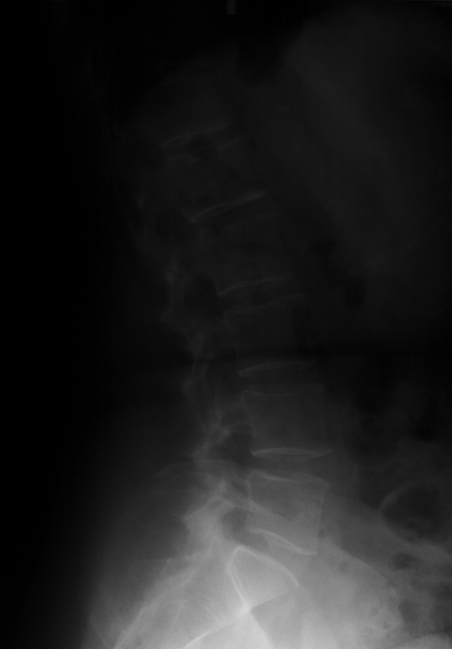
%> input picture BME7112_Data_File_5.tif, 452 x 649 px
$ octave BME7112_HW5_2_DAVE_G.m   (GNU Octave 9; MATLAB toolbox functions it lacks are replaced by stand-ins)
%> lines starting %> are read from the running program, lines starting %| are printed output that depends on the picture
clc;
close all;
clear all;
Image =(imread('BME7112_Data_File_5.tif'));
%> Image is the input picture: size 649x452 uint8; min 0, max 213, mean 31.3
% Image = rgb2gray(Image);
[x,y,z] = size(Image);
%> x = 649; y = 452; z = 1
ref = (0:150);% for negetive Exponential
ref2 = (151:255);% for positive exponential
% ref = flip(ref);% for negetive linear slop
%a = 255/exp(1);
count = 0;
figure()
lut(1:151,1) = 1*exp((-3*ref/255));% perfoeming negetive exponential.
% lut = lut./max(lut(1:190));
lut = lut.*255;% it is normalised so convert it into between( 0 255)
lut(152:256,1) = 5*exp((3*ref2/255));% positive Exponential
% lut1 = lut1./max(lut1);
% lut1 = lut1.*255;
lut = uint8(lut);
% lut(191:256) = lut1(191:256);
plot(lut)
title('LUT Plot');
xlabel('Original value');
ylabel('Transformed Value');
grid on
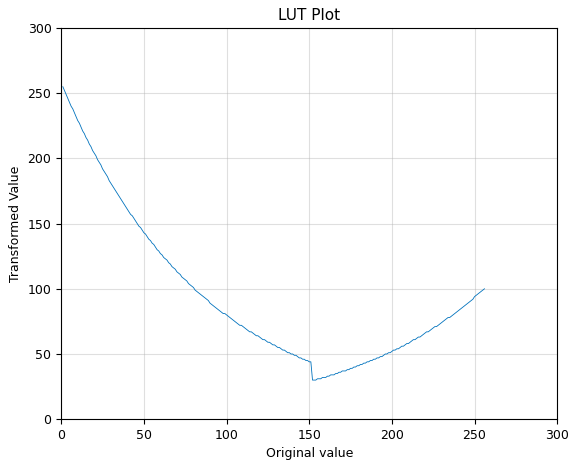
%> figure redrawn from the program's plot data; curve peaks at x = 1, y = 255

% change the value in pixel according to the lut.
for i = 1:x
    for j = 1:y
        x = Image(i,j);
        x = x+1;
        ImageA(i,j) = lut(x);
    end
end
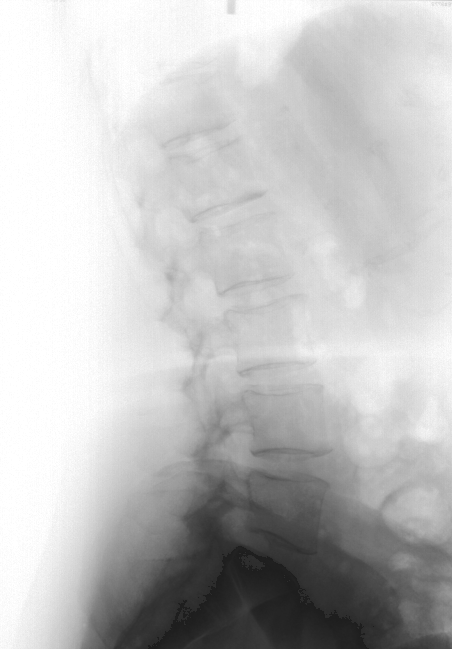
%> ImageA: size 649x452 uint8; min 30, max 255, mean 194
% plot the images
figure()
ImageA = uint8(ImageA);
imshow(ImageA)
title('Transform Image');
% [6 lines of commented-out code are left out]
figure()
subplot(2,1,1)
imhist(Image)
title('Histogram of original Image')
subplot(2,1,2)
imhist(ImageA)
title('Histogram of transormed image')
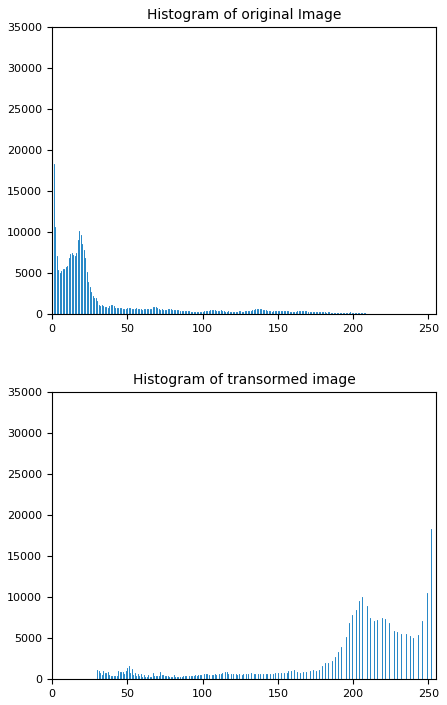
%> figure redrawn from the program's plot data, 2 panels; panel 1: highest point at x = 0, y = 31332; panel 2: highest point at x = 255, y = 31332
